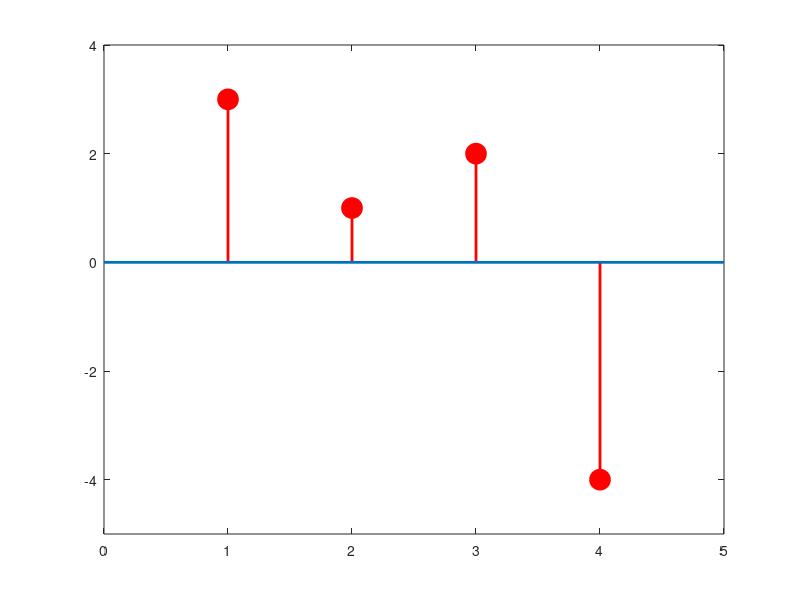

The MATLAB script that drew this image: (Note: this script raises an error after producing the figure.)
clc;clear all;close all;
h=[3, 1, 2, -4]; %channel
%plot the channel
figure
plot(h,'ro','MarkerSize',15,'MarkerFaceColor','r')
ylim([min(h-1) max(h+1)])
xlim([0 length(h)+1])
%draw lines to x axis
for i=1:length(h)
    line([i i],[0 h(i)],'LineStyle','-','LineWidth',2,'Color','r')
end
%draw x axis
line([0 length(h)+1],[0 0],'LineStyle','-','LineWidth',2)

[x1 x2 x3 x4 y1 y2 y3 y4] = datagen(10,30,h,0)
%NOTE: L is the channel length. If you choose L>5 you will see that
%the terms in the channel estimate become zero. This is desired because
%we have set h to have only 4 elements..
L = 10;
est1=ch1(x1,y1,L)
% ch1(x2,y2)
% ch1(x3,y3)
% ch1(x4,y4)
% 
ch2(x1,y1,L)
% ch2(x2,y2)
% ch2(x3,y3)
% ch2(x4,y4)

